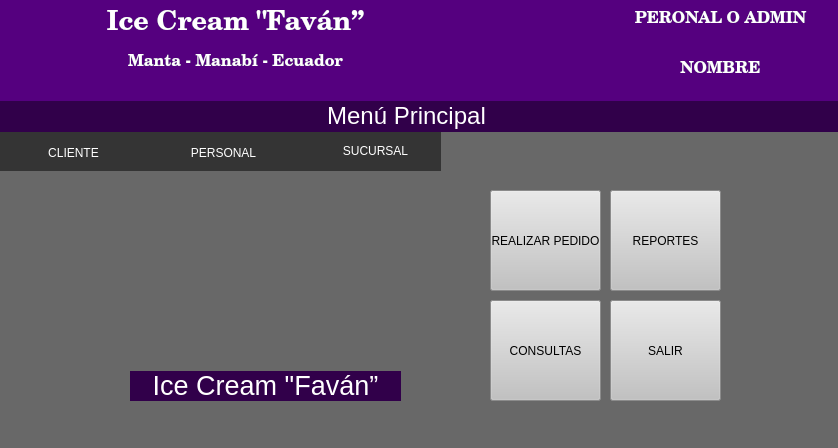
<?xml version="1.0" encoding="UTF-8"?>
<ui version="4.0">
 <class>Form</class>
 <widget class="QWidget" name="Form">
  <property name="geometry">
   <rect>
    <x>0</x>
    <y>0</y>
    <width>838</width>
    <height>448</height>
   </rect>
  </property>
  <property name="windowTitle">
   <string>PRINCIPAL</string>
  </property>
  <property name="styleSheet">
   <string notr="true">background-color: rgb(104, 104, 104);</string>
  </property>
  <widget class="QWidget" name="widget_4" native="true">
   <property name="geometry">
    <rect>
     <x>0</x>
     <y>0</y>
     <width>841</width>
     <height>101</height>
    </rect>
   </property>
   <property name="styleSheet">
    <string notr="true">background-color: rgb(85, 0, 127);
</string>
   </property>
   <widget class="QLabel" name="label_16">
    <property name="geometry">
     <rect>
      <x>100</x>
      <y>10</y>
      <width>271</width>
      <height>61</height>
     </rect>
    </property>
    <property name="font">
     <font>
      <family>Century Schoolbook</family>
      <pointsize>14</pointsize>
     </font>
    </property>
    <property name="styleSheet">
     <string notr="true">border-color: rgb(255, 255, 255);</string>
    </property>
    <property name="text">
     <string>&lt;html&gt;&lt;head/&gt;&lt;body&gt;&lt;p align=&quot;center&quot;&gt;&lt;span style=&quot; font-size:20pt; font-weight:600; color:#ffffff;&quot;&gt;Ice Cream &amp;quot;Faván”&lt;/span&gt;&lt;/p&gt;&lt;p align=&quot;center&quot;&gt;&lt;span style=&quot; font-size:12pt; font-weight:600; color:#ffffff;&quot;&gt;Manta - Manabí - Ecuador&lt;/span&gt;&lt;/p&gt;&lt;/body&gt;&lt;/html&gt;</string>
    </property>
   </widget>
   <widget class="QLabel" name="label_18">
    <property name="geometry">
     <rect>
      <x>610</x>
      <y>0</y>
      <width>221</width>
      <height>41</height>
     </rect>
    </property>
    <property name="font">
     <font>
      <family>Century Schoolbook</family>
      <pointsize>14</pointsize>
     </font>
    </property>
    <property name="styleSheet">
     <string notr="true">border-color: rgb(255, 255, 255);</string>
    </property>
    <property name="text">
     <string>&lt;html&gt;&lt;head/&gt;&lt;body&gt;&lt;p align=&quot;center&quot;&gt;&lt;span style=&quot; font-size:12pt; font-weight:600; color:#ffffff;&quot;&gt;PERONAL O ADMIN&lt;/span&gt;&lt;/p&gt;&lt;/body&gt;&lt;/html&gt;</string>
    </property>
   </widget>
   <widget class="QLabel" name="label_19">
    <property name="geometry">
     <rect>
      <x>610</x>
      <y>50</y>
      <width>221</width>
      <height>41</height>
     </rect>
    </property>
    <property name="font">
     <font>
      <family>Century Schoolbook</family>
      <pointsize>14</pointsize>
     </font>
    </property>
    <property name="styleSheet">
     <string notr="true">border-color: rgb(255, 255, 255);</string>
    </property>
    <property name="text">
     <string>&lt;html&gt;&lt;head/&gt;&lt;body&gt;&lt;p align=&quot;center&quot;&gt;&lt;span style=&quot; font-size:12pt; font-weight:600; color:#ffffff;&quot;&gt;NOMBRE&lt;/span&gt;&lt;/p&gt;&lt;/body&gt;&lt;/html&gt;</string>
    </property>
   </widget>
  </widget>
  <widget class="QWidget" name="widget_5" native="true">
   <property name="geometry">
    <rect>
     <x>-9</x>
     <y>101</y>
     <width>851</width>
     <height>31</height>
    </rect>
   </property>
   <property name="styleSheet">
    <string notr="true">
background-color: rgb(49, 0, 74);</string>
   </property>
   <widget class="QLabel" name="label_17">
    <property name="geometry">
     <rect>
      <x>280</x>
      <y>0</y>
      <width>271</width>
      <height>31</height>
     </rect>
    </property>
    <property name="font">
     <font>
      <family>MS Shell Dlg 2</family>
      <pointsize>8</pointsize>
      <weight>50</weight>
      <italic>false</italic>
      <bold>false</bold>
     </font>
    </property>
    <property name="styleSheet">
     <string notr="true">border-color: rgb(255, 255, 255);
font: 8pt &quot;MS Shell Dlg 2&quot;;
</string>
    </property>
    <property name="text">
     <string>&lt;html&gt;&lt;head/&gt;&lt;body&gt;&lt;p align=&quot;center&quot;&gt;&lt;span style=&quot; font-size:18pt; color:#ffffff;&quot;&gt;Menú Principal&lt;/span&gt;&lt;/p&gt;&lt;/body&gt;&lt;/html&gt;</string>
    </property>
   </widget>
  </widget>
  <widget class="QPushButton" name="pushButton_3">
   <property name="geometry">
    <rect>
     <x>490</x>
     <y>190</y>
     <width>111</width>
     <height>101</height>
    </rect>
   </property>
   <property name="styleSheet">
    <string notr="true">background-color: rgb(194, 194, 194);</string>
   </property>
   <property name="text">
    <string>REALIZAR PEDIDO</string>
   </property>
  </widget>
  <widget class="QLabel" name="label_2">
   <property name="geometry">
    <rect>
     <x>130</x>
     <y>370</y>
     <width>271</width>
     <height>31</height>
    </rect>
   </property>
   <property name="styleSheet">
    <string notr="true">
background-color: rgb(49, 0, 74);
font: 8pt &quot;MS Shell Dlg 2&quot;;</string>
   </property>
   <property name="text">
    <string>&lt;html&gt;&lt;head/&gt;&lt;body&gt;&lt;p align=&quot;center&quot;&gt;&lt;span style=&quot; font-size:20pt; color:#ffffff;&quot;&gt;Ice Cream &amp;quot;Faván”&lt;/span&gt;&lt;/p&gt;&lt;/body&gt;&lt;/html&gt;</string>
   </property>
  </widget>
  <widget class="QPushButton" name="pushButton_4">
   <property name="geometry">
    <rect>
     <x>610</x>
     <y>190</y>
     <width>111</width>
     <height>101</height>
    </rect>
   </property>
   <property name="styleSheet">
    <string notr="true">background-color: rgb(194, 194, 194);

font: 75 8pt &quot;MS Shell Dlg 2&quot;;
font: 75 8pt &quot;MS Shell Dlg 2&quot;;
font: 75 8pt &quot;MS Shell Dlg 2&quot;;</string>
   </property>
   <property name="text">
    <string>REPORTES</string>
   </property>
  </widget>
  <widget class="QPushButton" name="pushButton_7">
   <property name="geometry">
    <rect>
     <x>610</x>
     <y>300</y>
     <width>111</width>
     <height>101</height>
    </rect>
   </property>
   <property name="styleSheet">
    <string notr="true">background-color: rgb(194, 194, 194);</string>
   </property>
   <property name="text">
    <string>SALIR</string>
   </property>
  </widget>
  <widget class="QPushButton" name="pushButton_8">
   <property name="geometry">
    <rect>
     <x>490</x>
     <y>300</y>
     <width>111</width>
     <height>101</height>
    </rect>
   </property>
   <property name="styleSheet">
    <string notr="true">background-color: rgb(194, 194, 194);</string>
   </property>
   <property name="text">
    <string>CONSULTAS</string>
   </property>
  </widget>
  <widget class="QWidget" name="widget" native="true">
   <property name="geometry">
    <rect>
     <x>0</x>
     <y>130</y>
     <width>441</width>
     <height>41</height>
    </rect>
   </property>
   <property name="styleSheet">
    <string notr="true">background-color: rgb(0, 0, 0);
background-color: rgb(52, 52, 52);</string>
   </property>
   <widget class="QPushButton" name="pushButton_10">
    <property name="geometry">
     <rect>
      <x>310</x>
      <y>0</y>
      <width>131</width>
      <height>41</height>
     </rect>
    </property>
    <property name="styleSheet">
     <string notr="true">color: rgb(255, 255, 255);
background-color: qlineargradient(spread:reflect, x1:0, y1:0, x2:1, y2:0, stop:0 rgba(85, 0, 127, 64), stop:0.482955 rgba(0, 0, 0, 255), stop:1 rgba(85, 0, 127, 108));</string>
    </property>
    <property name="text">
     <string>SUCURSAL</string>
    </property>
    <property name="flat">
     <bool>true</bool>
    </property>
   </widget>
   <widget class="QPushButton" name="pushButton_9">
    <property name="geometry">
     <rect>
      <x>143</x>
      <y>2</y>
      <width>161</width>
      <height>41</height>
     </rect>
    </property>
    <property name="styleSheet">
     <string notr="true">color: rgb(255, 255, 255);
background-color: qlineargradient(spread:reflect, x1:0, y1:0, x2:1, y2:0, stop:0 rgba(85, 0, 127, 64), stop:0.482955 rgba(0, 0, 0, 255), stop:1 rgba(85, 0, 127, 108));</string>
    </property>
    <property name="text">
     <string>PERSONAL</string>
    </property>
    <property name="flat">
     <bool>true</bool>
    </property>
   </widget>
   <widget class="QPushButton" name="pushButton_11">
    <property name="geometry">
     <rect>
      <x>-2</x>
      <y>2</y>
      <width>151</width>
      <height>41</height>
     </rect>
    </property>
    <property name="styleSheet">
     <string notr="true">color: rgb(255, 255, 255);
background-color: qlineargradient(spread:reflect, x1:0, y1:0, x2:1, y2:0, stop:0 rgba(85, 0, 127, 64), stop:0.482955 rgba(0, 0, 0, 255), stop:1 rgba(85, 0, 127, 108));</string>
    </property>
    <property name="text">
     <string>CLIENTE</string>
    </property>
    <property name="flat">
     <bool>true</bool>
    </property>
   </widget>
  </widget>
  <widget class="QLabel" name="label">
   <property name="geometry">
    <rect>
     <x>130</x>
     <y>230</y>
     <width>271</width>
     <height>141</height>
    </rect>
   </property>
   <property name="minimumSize">
    <size>
     <width>271</width>
     <height>141</height>
    </size>
   </property>
   <property name="maximumSize">
    <size>
     <width>271</width>
     <height>141</height>
    </size>
   </property>
   <property name="toolTip">
    <string>&lt;html&gt;&lt;head/&gt;&lt;body&gt;&lt;p&gt;&lt;img src=&quot;:/Helado/helado_extravagante.jpg&quot;/&gt;&lt;/p&gt;&lt;/body&gt;&lt;/html&gt;</string>
   </property>
   <property name="layoutDirection">
    <enum>Qt::LeftToRight</enum>
   </property>
   <property name="autoFillBackground">
    <bool>false</bool>
   </property>
   <property name="frameShape">
    <enum>QFrame::NoFrame</enum>
   </property>
   <property name="frameShadow">
    <enum>QFrame::Plain</enum>
   </property>
   <property name="text">
    <string/>
   </property>
   <property name="pixmap">
    <pixmap resource="Helado.qrc">:/Helado/helado_extravagante.jpg</pixmap>
   </property>
   <property name="scaledContents">
    <bool>true</bool>
   </property>
   <property name="wordWrap">
    <bool>false</bool>
   </property>
  </widget>
  <zorder>widget</zorder>
  <zorder>widget_4</zorder>
  <zorder>widget_5</zorder>
  <zorder>pushButton_3</zorder>
  <zorder>label_2</zorder>
  <zorder>pushButton_4</zorder>
  <zorder>pushButton_7</zorder>
  <zorder>pushButton_8</zorder>
  <zorder>label</zorder>
 </widget>
 <resources>
  <include location="Helado.qrc"/>
 </resources>
 <connections/>
</ui>
